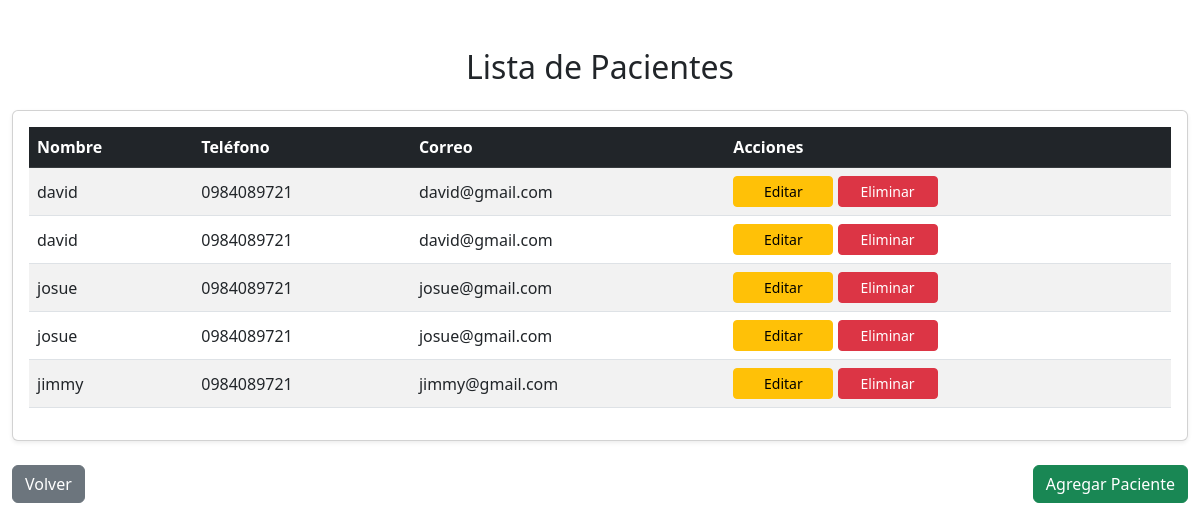
Page /agendamiento3/lista_pacientes.php on the committed database.
### tables this page shows
CREATE TABLE `pacientes` (
  `id` int(11) NOT NULL,
  `nombre` varchar(100) NOT NULL,
  `telefono` varchar(20) NOT NULL,
  `correo` varchar(100) NOT NULL
);

### agendamiento3/lista_pacientes.php (the view, shortened to what this page needs)
<?php
include 'conexion.php';
$result = $conn->query("SELECT * FROM pacientes");
?>
<!DOCTYPE html>
<html lang="es">
<head>
    <link href="https://cdn.jsdelivr.net/npm/bootstrap@5.3.0/dist/css/bootstrap.min.css" rel="stylesheet">
</head>
<body class="container py-5">
    <h2 class="text-center mb-4">Lista de Pacientes</h2>
    <div class="card shadow-sm">
        <div class="card-body">
            <table class="table table-hover table-striped">
                <thead class="table-dark">
                    <tr>
                        <th>Nombre</th>
                        <th>Teléfono</th>
                        <th>Correo</th>
                        <th>Acciones</th>
                    </tr>
                </thead>
                <tbody>
                    <?php while ($row = $result->fetch_assoc()): ?>
                        <tr>
                            <td><?= $row['nombre'] ?></td>
                            <td><?= $row['telefono'] ?></td>
                            <td><?= $row['correo'] ?></td>
                            <td>
                                <a href="lista_pacientes.php?editar_id=<?= $row['id'] ?>" class="btn btn-warning btn-sm btn-action">Editar</a>
                                <a href="lista_pacientes.php?eliminar_id=<?= $row['id'] ?>" class="btn btn-danger btn-sm btn-action" onclick="return confirm('¿Seguro que deseas eliminar este paciente?');">Eliminar</a>
                            </td>
                        </tr>
                    <?php endwhile; ?>
                </tbody>
            </table>
        </div>
    </div>
    <div class="d-flex justify-content-between mt-4">
        <a href="dashboard.php" class="btn btn-secondary">Volver</a>
        <a href="agregar_paciente.php" class="btn btn-success">Agregar Paciente</a>
    </div>
</body>
</html>

### agendamiento3/lista_pacientes.php (style rules this page uses)
.table th, .table td { vertical-align: middle; }
.btn-action { min-width: 100px; }
.container { max-width: 1200px; }

### rows in the picture
pacientes: nombre "david", telefono "0984089721", correo "david@gmail.com"
pacientes: nombre "david", telefono "0984089721", correo "david@gmail.com"
pacientes: nombre "josue", telefono "0984089721", correo "josue@gmail.com"
pacientes: nombre "josue", telefono "0984089721", correo "josue@gmail.com"
pacientes: nombre "jimmy", telefono "0984089721", correo "jimmy@gmail.com"
